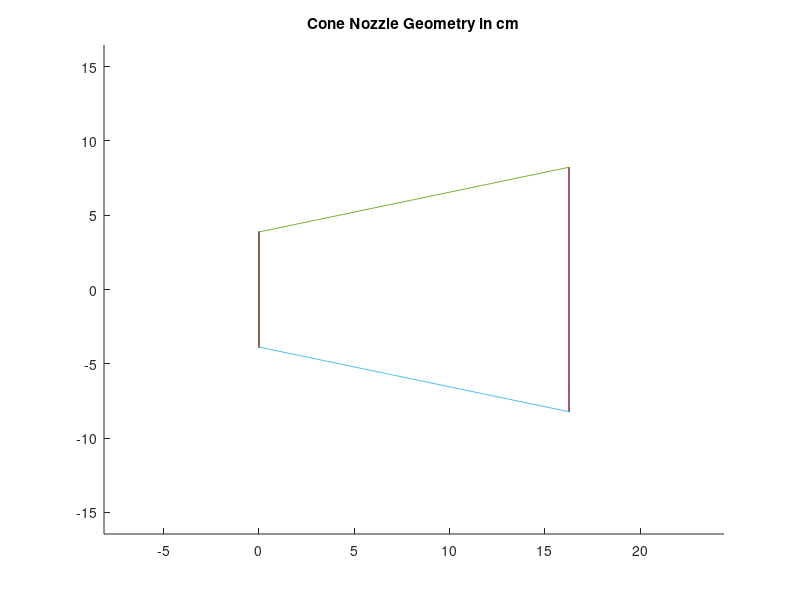

MATLAB code to generate this figure:
clear all;
close all;

%% 8/29/18 the braenig optimal method

%inputss
theta = 0.261799;
mix_ratio = 1.25;
m_dot = 8;      % kg/s, mass flow rate
gam = 1.2;      % specific heat ratio
Tc = 3060;      % flame temperature, Kelvin
Pc = 2758000;   % chamber pressure, MPa
M = 22.9/1000;  % molecular weight km/mol
Pa = 101325;    % atmospheric pressure
R_un = 8.314;   % universal gas constant
Pe = Pa;        % assuming nozzle is designed properly..

% pressure and temperature at the throat
Pt = Pc * ((1+((gam-1)/2))^((-gam)/(gam-1)));
Tt = Tc * ((1+((gam-1)/2))^-1);
% throat area
At = (m_dot/Pt)*sqrt((R_un*Tt)/(M*gam));
Ar_radius = sqrt(At/pi)*100;
% mach value
Me = sqrt((2/(gam-1)) * (((Pc/Pa)^((gam-1)/gam))-1));
% exit area
Ae = (At/Me)*(((1+(((gam-1)/2)*Me*Me))/((gam+1)/2))^((gam+1)/(2*(gam-1))));
Ae_radius = sqrt(Ae/pi)*100;
% exit velocity
Ve = sqrt( (2*(gam/(gam-1))) * (R_un * (Tc/M)) * (1-((Pe/Pc)^((gam-1)/gam))));
% thrust
F = (m_dot*Ve) + ((Pe-Pa)*Ae)

% nozzle length
Ln = ((Ae_radius - Ar_radius)/sin(theta))*cos(theta);



figure;
hold on;
ax.XAxisLocation = 'origin';
ax.YAxisLocation = 'origin';  % setting y axis location to origin
title('Cone Nozzle Geometry in cm')
axis([-0.5*Ln 1.5*Ln -2*Ae_radius 2*Ae_radius ])
plot(zeros(100),linspace(-Ar_radius, Ar_radius))
plot(Ln+ zeros(100), linspace(-Ae_radius, Ae_radius))
slope = (Ae_radius - Ar_radius)/Ln;
plot(linspace(0,Ln) ,linspace(Ar_radius, Ae_radius))
plot(linspace(0,Ln) ,-linspace(Ar_radius, Ae_radius))
hold off;

% here I want to see how the thrust chamnges based on Pe shift
% figure;
% hold on;
% m_dot = 8;      % kg/s, mass flow rate
% gam = 1.2;      % specific heat ratio
% Tc = 3060;      % flame temperature, Kelvin
% Pc = 2758000;   % chamber pressure, MPa
% M = 22.9/1000;  % molecular weight km/mol
% Pa = 101325;    % atmospheric pressure
% Pe= linspace(0, 4*Pa);
% R_un = 8.314;   % universal gas constant
% Pa= linspace(101325, 0);
% Pt = Pc * ((1+((gam-1)/2))^((-gam)/(gam-1)));
% Tt = Tc * ((1+((gam-1)/2))^-1);
% At = (m_dot/Pt)*sqrt((R_un*Tt)/(M*gam));
% Me = sqrt((2/(gam-1)) .* (((Pc./Pa).^((gam-1)/gam))-1));
% Ae = (At./Me).*(((1+(((gam-1)/2).*Me.*Me))./((gam+1)/2)).^((gam+1)/(2*(gam-1))));
% Ve = sqrt((2*(gam/(gam-1))) * (R_un * (Tc/M)) .* (1-((Pe./Pc).^((gam-1)/gam))));
% F = (m_dot.*Ve) + ((Pe-Pa).*Ae);
% title('Thrust vs Exit Pressure');
% xlabel('Exit Pressure Pascals');
% ylabel('Total Thrust Newtons');
% plot(Pe, F);
% clear;
% 
% % here I want to see how the thrust chamnges based on Ambient pressure
% figure;
% hold on;
% m_dot = 8;      % kg/s, mass flow rate
% gam = 1.2;      % specific heat ratio
% Tc = 3060;      % flame temperature, Kelvin
% Pc = 2758000;   % chamber pressure, MPa
% M = 22.9/1000;  % molecular weight km/mol
% R_un = 8.314;   % universal gas constant
% Pe= 101325;
% Pa= linspace(0, 101325);
% Pt = Pc * ((1+((gam-1)/2))^((-gam)/(gam-1)));
% Tt = Tc * ((1+((gam-1)/2))^-1);
% At = (m_dot/Pt)*sqrt((R_un*Tt)/(M*gam));
% Me = sqrt((2/(gam-1)) .* (((Pc./Pa).^((gam-1)/gam))-1));
% Ae = (At./Me).*(((1+(((gam-1)/2).*Me.*Me))./((gam+1)/2)).^((gam+1)/(2*(gam-1))));
% Ve = sqrt( (2*(gam/(gam-1))) * (R_un * (Tc/M)) * (1-((Pe/Pc)^((gam-1)/gam))));
% F = (m_dot.*Ve) + ((Pe-Pa).*Ae);
% title('Thrust vs Ambient Pressure');
% xlabel('Ambient Pressure Pascals');
% ylabel('Total Thrust Newtons');
% plot(Pa, F);
% clear;
% 
% 
% % here I want to see how the thrust chamnges based on Ambient pressure
% figure;
% hold on;
% m_dot = linspace(0,16);      % kg/s, mass flow rate
% gam = 1.2;      % specific heat ratio
% Tc = 3060;      % flame temperature, Kelvin
% Pc = 2758000;   % chamber pressure, MPa
% M = 22.9/1000;  % molecular weight km/mol
% R_un = 8.314;   % universal gas constant
% Pe = 101325;
% Pa = Pe; 
% Pt = Pc * ((1+((gam-1)/2))^((-gam)/(gam-1)));
% Tt = Tc * ((1+((gam-1)/2))^-1);
% At = (m_dot/Pt)*sqrt((R_un*Tt)/(M*gam));
% Me = sqrt((2/(gam-1)) .* (((Pc./Pa).^((gam-1)/gam))-1));
% Ae = (At./Me).*(((1+(((gam-1)/2).*Me.*Me))./((gam+1)/2)).^((gam+1)/(2*(gam-1))));
% Ve = sqrt( (2*(gam/(gam-1))) * (R_un * (Tc/M)) * (1-((Pe/Pc)^((gam-1)/gam))));
% F = (m_dot.*Ve) + ((Pe-Pa).*Ae);
% title('Thrust vs M_dot');
% xlabel('M_dot, Kg/s');
% ylabel('Total Thrust Newtons');
% plot(m_dot, F);
% clear;





